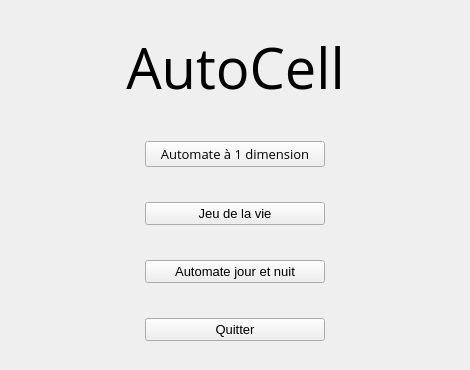
<?xml version="1.0" encoding="UTF-8"?>
<ui version="4.0">
 <class>MainWindow</class>
 <widget class="QWidget" name="MainWindow">
  <property name="geometry">
   <rect>
    <x>0</x>
    <y>0</y>
    <width>470</width>
    <height>370</height>
   </rect>
  </property>
  <property name="sizePolicy">
   <sizepolicy hsizetype="Fixed" vsizetype="Fixed">
    <horstretch>0</horstretch>
    <verstretch>0</verstretch>
   </sizepolicy>
  </property>
  <property name="minimumSize">
   <size>
    <width>470</width>
    <height>370</height>
   </size>
  </property>
  <property name="maximumSize">
   <size>
    <width>470</width>
    <height>370</height>
   </size>
  </property>
  <property name="windowTitle">
   <string>AutoCell</string>
  </property>
  <widget class="QWidget" name="verticalLayoutWidget">
   <property name="geometry">
    <rect>
     <x>0</x>
     <y>0</y>
     <width>471</width>
     <height>371</height>
    </rect>
   </property>
   <layout class="QVBoxLayout" name="verticalLayout">
    <property name="sizeConstraint">
     <enum>QLayout::SetDefaultConstraint</enum>
    </property>
    <item>
     <widget class="QLabel" name="label">
      <property name="enabled">
       <bool>true</bool>
      </property>
      <property name="sizePolicy">
       <sizepolicy hsizetype="Preferred" vsizetype="Fixed">
        <horstretch>0</horstretch>
        <verstretch>0</verstretch>
       </sizepolicy>
      </property>
      <property name="font">
       <font>
        <family>Open Sans</family>
        <pointsize>42</pointsize>
       </font>
      </property>
      <property name="text">
       <string>AutoCell</string>
      </property>
      <property name="alignment">
       <set>Qt::AlignCenter</set>
      </property>
     </widget>
    </item>
    <item alignment="Qt::AlignHCenter">
     <widget class="QPushButton" name="elementaryAutomatonButton">
      <property name="enabled">
       <bool>true</bool>
      </property>
      <property name="sizePolicy">
       <sizepolicy hsizetype="Fixed" vsizetype="Fixed">
        <horstretch>0</horstretch>
        <verstretch>0</verstretch>
       </sizepolicy>
      </property>
      <property name="minimumSize">
       <size>
        <width>180</width>
        <height>0</height>
       </size>
      </property>
      <property name="maximumSize">
       <size>
        <width>300</width>
        <height>16777215</height>
       </size>
      </property>
      <property name="font">
       <font>
        <family>Open Sans</family>
        <pointsize>10</pointsize>
       </font>
      </property>
      <property name="cursor">
       <cursorShape>PointingHandCursor</cursorShape>
      </property>
      <property name="focusPolicy">
       <enum>Qt::WheelFocus</enum>
      </property>
      <property name="autoFillBackground">
       <bool>false</bool>
      </property>
      <property name="text">
       <string>Automate à 1 dimension</string>
      </property>
     </widget>
    </item>
    <item alignment="Qt::AlignHCenter">
     <widget class="QPushButton" name="gameOfLifeAutomatonButton">
      <property name="sizePolicy">
       <sizepolicy hsizetype="Fixed" vsizetype="Fixed">
        <horstretch>0</horstretch>
        <verstretch>0</verstretch>
       </sizepolicy>
      </property>
      <property name="minimumSize">
       <size>
        <width>180</width>
        <height>0</height>
       </size>
      </property>
      <property name="maximumSize">
       <size>
        <width>300</width>
        <height>16777215</height>
       </size>
      </property>
      <property name="font">
       <font>
        <pointsize>10</pointsize>
       </font>
      </property>
      <property name="text">
       <string>Jeu de la vie</string>
      </property>
     </widget>
    </item>
    <item alignment="Qt::AlignHCenter">
     <widget class="QPushButton" name="dayAndNightAutomatonButton">
      <property name="sizePolicy">
       <sizepolicy hsizetype="Fixed" vsizetype="Fixed">
        <horstretch>0</horstretch>
        <verstretch>0</verstretch>
       </sizepolicy>
      </property>
      <property name="minimumSize">
       <size>
        <width>180</width>
        <height>0</height>
       </size>
      </property>
      <property name="maximumSize">
       <size>
        <width>300</width>
        <height>16777215</height>
       </size>
      </property>
      <property name="font">
       <font>
        <pointsize>10</pointsize>
       </font>
      </property>
      <property name="text">
       <string>Automate jour et nuit</string>
      </property>
     </widget>
    </item>
    <item alignment="Qt::AlignHCenter">
     <widget class="QPushButton" name="quitButton">
      <property name="sizePolicy">
       <sizepolicy hsizetype="Fixed" vsizetype="Fixed">
        <horstretch>0</horstretch>
        <verstretch>0</verstretch>
       </sizepolicy>
      </property>
      <property name="minimumSize">
       <size>
        <width>180</width>
        <height>0</height>
       </size>
      </property>
      <property name="maximumSize">
       <size>
        <width>300</width>
        <height>16777215</height>
       </size>
      </property>
      <property name="font">
       <font>
        <pointsize>10</pointsize>
       </font>
      </property>
      <property name="text">
       <string>Quitter</string>
      </property>
     </widget>
    </item>
   </layout>
  </widget>
 </widget>
 <resources/>
 <connections>
  <connection>
   <sender>quitButton</sender>
   <signal>clicked()</signal>
   <receiver>MainWindow</receiver>
   <slot>close()</slot>
   <hints>
    <hint type="sourcelabel">
     <x>288</x>
     <y>327</y>
    </hint>
    <hint type="destinationlabel">
     <x>389</x>
     <y>378</y>
    </hint>
   </hints>
  </connection>
  <connection>
   <sender>elementaryAutomatonButton</sender>
   <signal>clicked()</signal>
   <receiver>MainWindow</receiver>
   <slot>configureElementaryAutomaton()</slot>
   <hints>
    <hint type="sourcelabel">
     <x>300</x>
     <y>144</y>
    </hint>
    <hint type="destinationlabel">
     <x>361</x>
     <y>371</y>
    </hint>
   </hints>
  </connection>
  <connection>
   <sender>gameOfLifeAutomatonButton</sender>
   <signal>clicked()</signal>
   <receiver>MainWindow</receiver>
   <slot>configureGameOfLifeAutomaton()</slot>
   <hints>
    <hint type="sourcelabel">
     <x>234</x>
     <y>210</y>
    </hint>
    <hint type="destinationlabel">
     <x>234</x>
     <y>184</y>
    </hint>
   </hints>
  </connection>
  <connection>
   <sender>dayAndNightAutomatonButton</sender>
   <signal>clicked()</signal>
   <receiver>MainWindow</receiver>
   <slot>configureDayAndNightAutomaton()</slot>
   <hints>
    <hint type="sourcelabel">
     <x>234</x>
     <y>268</y>
    </hint>
    <hint type="destinationlabel">
     <x>234</x>
     <y>184</y>
    </hint>
   </hints>
  </connection>
 </connections>
 <slots>
  <slot>configureElementaryAutomaton()</slot>
  <slot>configureGameOfLifeAutomaton()</slot>
  <slot>configureDayAndNightAutomaton()</slot>
 </slots>
</ui>
